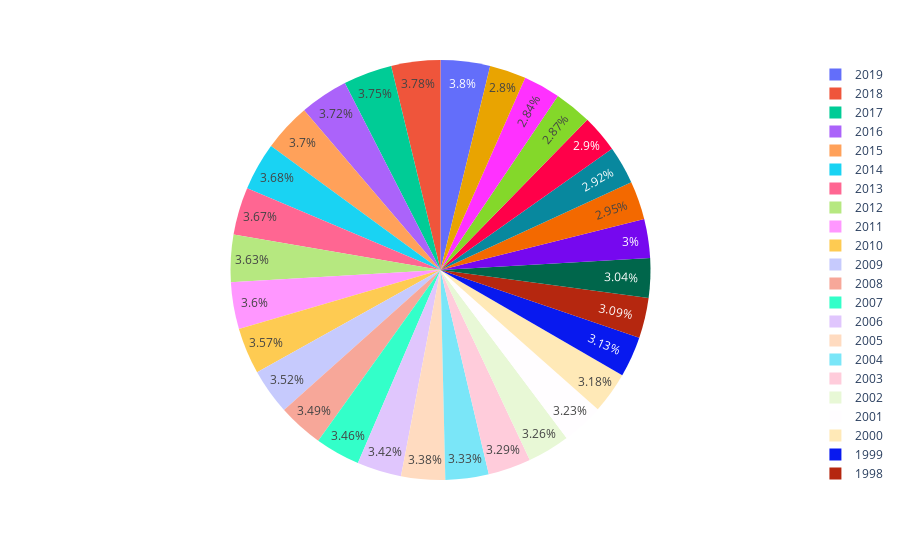

Notebook code for this chart:
### Code cell
pictograph = px.pie(required_df,values='Mental Fitness',names= 'year')
pictograph.show()

### Figure 1 — Plotly figure (JSON) as saved in the notebook; plotly's stock layout.template omitted (floating-point values rounded to 4 significant figures; data arrays with more than 128 entries replaced by an {"elided": "..."} marker saying what was removed)
{"data": [{"domain": {"x": [0, 1], "y": [0, 1]}, "hovertemplate": "year=%{label}<br>Mental Fitness=%{value}<extra></extra>", "labels": {"elided": "6840 int values"}, "legendgroup": "", "name": "", "showlegend": true, "type": "pie", "values": {"elided": "6840 float values"}}], "layout": {"legend": {"tracegroupgap": 0}, "margin": {"t": 60}}}
